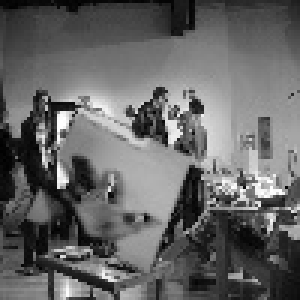
#> input picture test50/0001_0007_0034_0057_0057.jpg, 100 x 100 px (shown 3 times larger); its folder holds only this picture in this run
$ python getaccuracy.py
#> lines starting #> are read from the running program, lines starting #| are printed output that depends on the picture
import numpy as np
import cv2
import os
from matplotlib import pyplot as plt

ssize = len(os.listdir('test50'))
acc = []
values = [5, 10, 15, 20, 50, 75, 100, 125, 150]
zoom = [1.01, 1.03, 1.05, 1.10, 1.15, 1.20, 1.25, 1.35, 1.50]
cscd = ['cascade_20x20.xml','cascade_30x30.xml', 'cascade_40x40.xml', 'cascade_50x50.xml']
hand_cascade = cv2.CascadeClassifier('cascade_50_10.xml')

for n in values:
	count = 0
	for path in os.listdir('test50'):
		img = cv2.imread('test50/'+path)
#> img is the input picture: shape (100, 100, 3); min 0, max 255, mean 101
		gray = cv2.imread('test50/'+path, 0)
#> gray: shape (100, 100); min 0, max 255, mean 101
		hands = hand_cascade.detectMultiScale(gray, 1.03, n)
#> hands = [[11, 30, 57, 57]]
		for (x,y,w,h) in hands:
			fn = path[:-4]
			pp = fn.split('_')
			vals = list(map(int,pp))
			us, xd, yd, wd, hd = vals
			if abs(xd-x)/xd < 0.8 and abs(yd-y)/yd < 0.8:
				count += 1
#> this loop made 1 pass
#> (x, y, w, h, fn, pp, us, xd) on pass 1: (11, 30, 57, 57, '0001_0007_0034_0057_0057', ['0001', '0007', '0034', '0057', '0057'], 1, 7)
#> after the loop, count = 1
	count = min(count, ssize)
	acc.append((count/ssize)*100)
	print('n: ', n, 'Accuracy:',(count/ssize))
#| n:  5 Accuracy: 1.0
plt.plot(values, acc)
plt.xlabel('Neighbours')
plt.ylabel('Accuracy %')
plt.show()
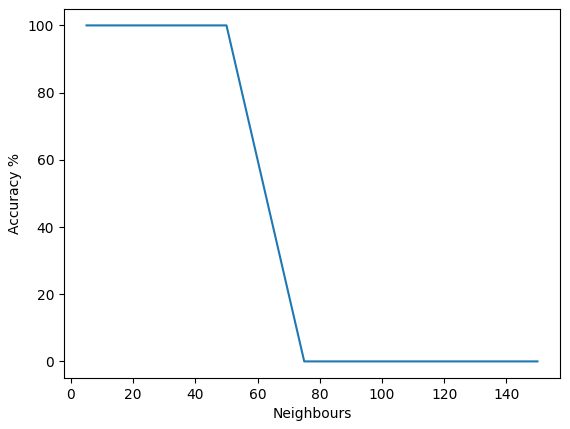
#> figure drawn by matplotlib, 1 panel
